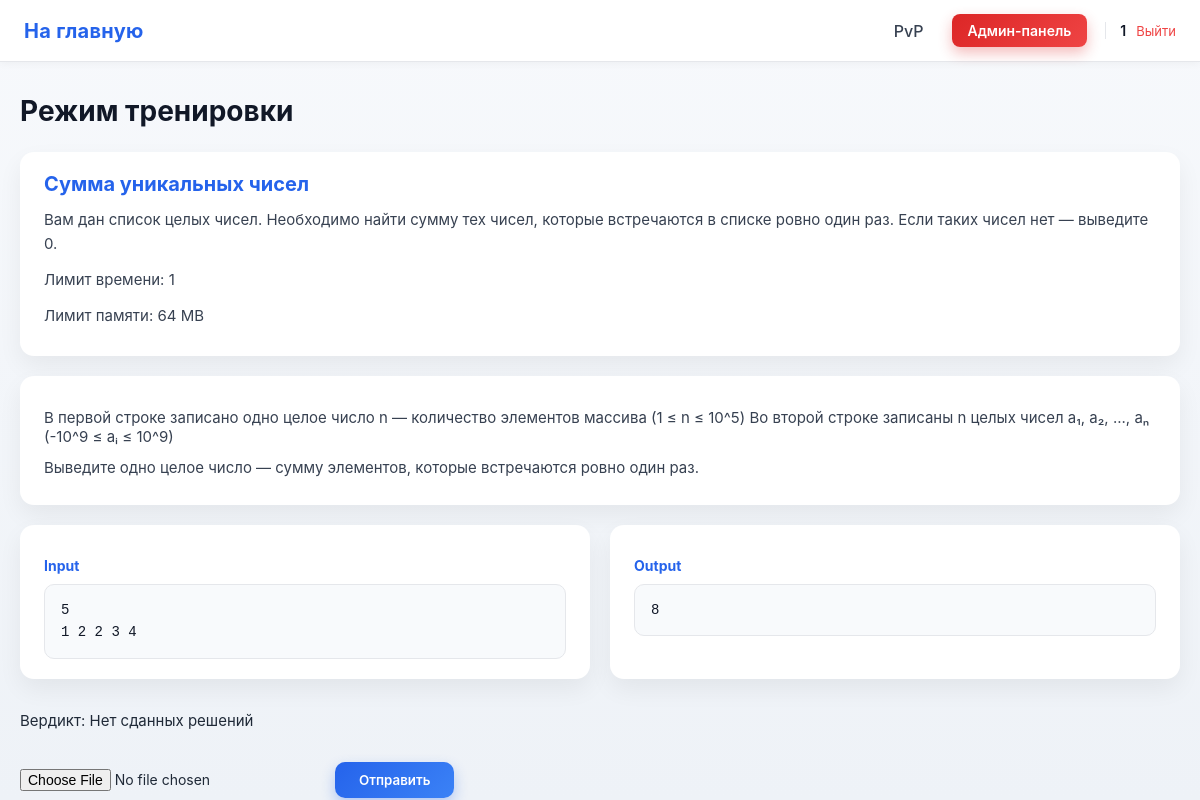
Screenshot of /task/1 (signed in) with the database file from the repository.
### data/users.py (models this page shows, shortened)
class User(SqlAlchemyBase, UserMixin):
    __tablename__ = 'users'
    id = sqlalchemy.Column(sqlalchemy.Integer,
                           primary_key=True, autoincrement=True)
    name = sqlalchemy.Column(sqlalchemy.String, nullable=True)
    email = sqlalchemy.Column(sqlalchemy.String,
                              index=True, unique=True, nullable=True)
    hashed_password = sqlalchemy.Column(sqlalchemy.String, nullable=True)
    elo_rating = sqlalchemy.Column(sqlalchemy.Float, default=1000)
    admin = sqlalchemy.Column(sqlalchemy.Boolean, default=0)
    ban = sqlalchemy.Column(sqlalchemy.Boolean, default=0)
    created_date = sqlalchemy.Column(sqlalchemy.DateTime,
                                     default=datetime.datetime.now)
    submissions = orm.relationship("Submissions", back_populates="user")

### data/tasks.py (models this page shows)
class Tasks(SqlAlchemyBase):
    __tablename__ = 'tasks'
    id = sqlalchemy.Column(sqlalchemy.Integer,
                           primary_key=True, autoincrement=True)
    title = sqlalchemy.Column(sqlalchemy.Text, nullable=True)
    statement = sqlalchemy.Column(sqlalchemy.Text, nullable=True)
    input_format = sqlalchemy.Column(sqlalchemy.Text, nullable=True)
    output_format = sqlalchemy.Column(sqlalchemy.Text, nullable=True)
    memory_limit = sqlalchemy.Column(sqlalchemy.Integer, nullable=True)
    time_limit = sqlalchemy.Column(sqlalchemy.Integer, nullable=True)
    difficulty = sqlalchemy.Column(sqlalchemy.Text, nullable=True)
    created_at = sqlalchemy.Column(sqlalchemy.DateTime,
                                     default=datetime.datetime.now)
    task_tests = orm.relationship("TaskTest", back_populates='tasks')
    submissions = orm.relationship("Submissions", back_populates="tasks")

### data/task_tests.py (models this page shows)
class TaskTest(SqlAlchemyBase):
    __tablename__ = 'task_tests'
    id = sqlalchemy.Column(sqlalchemy.Integer,
                           primary_key=True, autoincrement=True)
    task_id = sqlalchemy.Column(sqlalchemy.Integer,
                                sqlalchemy.ForeignKey("tasks.id"))
    input_data = sqlalchemy.Column(sqlalchemy.Text, nullable=True)
    output = sqlalchemy.Column(sqlalchemy.Text, nullable=True)
    tasks = orm.relationship("Tasks", back_populates='task_tests')

### main.py (the view, shortened to what this page needs)
@app.route('/task/<int:task_id>', methods=["GET", "POST"])
@login_required
@user_ban
def training(task_id):
    db_sess = db_session.create_session()
    task = db_sess.get(Tasks, task_id)
    task_test = db_sess.query(TaskTest).filter(TaskTest.task_id == task.id).all()
    submission = db_sess.query(Submissions).filter(Submissions.task_id == task.id).all()
    submission_id = len(submission) + 1
    last_submission = db_sess.query(Submissions).filter(Submissions.user_id == current_user.id, Submissions.task_id == task_id).all()
    if last_submission:
        result = last_submission[-1]
        verdict = result.verdict
        test_passed = result.total_tests
    else:
        verdict = "Нет сданных решений"
        test_passed = None
    return render_template('training.html', task=task, test=task_test[0], verdict=verdict, test_passed=test_passed)

### data/db_session.py (called while the page is built)
def create_session() -> Session:
    global __factory
    return __factory()

### main.py (called while the page is built)
@login_manager.user_loader
def load_user(user_id):
    db_sess = db_session.create_session()
    return db_sess.get(User, user_id)

def user_ban(func):
    @wraps(func)
    def wrapper(*args, **kwargs):
        if current_user.ban:
            abort(403)
        return func(*args, **kwargs)
    return wrapper

### templates/training.html (shortened to what this page needs)
{% extends "base.html" %}
{% block styles %}
<link rel="stylesheet" href="{{ url_for('static', filename='train.css') }}">
{% endblock %}
{% block content %}
<h1>Режим тренировки</h1>
<div class="condition">
    <h2>{{ task.title }}</h2>
    <p>{{ task.statement }}</p>
    <p>Лимит времени: {{ task.time_limit }}</p>
    <p>Лимит памяти: {{ task.memory_limit }}</p>
</div>
<div class="Input">
    <p>{{ task.input_format }}</p>
    <p>{{ task.output_format }}</p>
</div>
<div class="examples">
    <div class="example">
        <p><strong>Input</strong></p>
        <pre>{{ test.input_data }}</pre>
    </div>
    <div class="example">
        <p><strong>Output</strong></p>
        <pre>{{ test.output }}</pre>
    </div>
</div>
<p>Вердикт: {{ verdict }}</p>
<div class="task">
    <form class="send" method="post" enctype="multipart/form-data" id="uploadForm">
        <input type="file" accept=".py" name="file" id="pythonFile" required />
        <button type="submit" id="submitBtn">Отправить</button>
    </form>
</div>
{% endblock %}

### templates/base.html (shortened to what this page needs)
<!doctype html>
<html lang="ru">
<head>
    <link rel="stylesheet" href="{{ url_for('static', filename='base.css') }}">
    {% block styles %}{% endblock %}
</head>
<body>
<header class="site-header">
    <nav class="navbar">
        <div class="nav-left">
            <a class="logo" href="/">На главную</a>
        </div>
        <div class="nav-right">
            {% if current_user.is_authenticated %}
                <a class="nav-link" href="/pvp">PvP</a>
                {% if current_user.admin %}
                    <a class="btn btn-admin" href="/admin">Админ-панель</a>
                {% endif %}
                <div class="user-menu">
                    <span class="username">{{ current_user.name }}</span>
                    <a class="logout" href="/logout">Выйти</a>
                </div>
            {% else %}
                <a class="btn btn-outline" href="/login">Войти</a>
                <a class="btn btn-primary" href="/register">Регистрация</a>
            {% endif %}
        </div>
    </nav>
</header>
<main class="page-content">
    {% block content %}{% endblock %}
</main>
</body>
</html>

### static/base.css (style rules this page uses)
* { box-sizing: border-box; margin: 0; padding: 0; font-family: "Inter", "Segoe UI", Arial, sans-serif; }
body { background: linear-gradient(180deg, #f7f9fc, #eef2f7); color: #1f2937; min-height: 100vh; }
.site-header { background: #ffffff; border-bottom: 1px solid #e5e7eb; box-shadow: 0 2px 8px rgba(0, 0, 0, 0.04); }
.navbar { max-width: 1200px; margin: 0 auto; padding: 14px 24px; display: flex; align-items: center; justify-content: space-between; }
.logo { font-size: 20px; font-weight: 700; text-decoration: none; color: #2563eb; letter-spacing: 0.3px; }
.nav-left, .nav-right { display: flex; align-items: center; gap: 18px; }
.nav-link { text-decoration: none; color: #374151; font-weight: 500; padding: 6px 10px; border-radius: 6px; transition: background 0.2s, color 0.2s; }
.btn-admin { background: linear-gradient(135deg, #dc2626, #ef4444); color: #ffffff; box-shadow: 0 6px 14px rgba(220, 38, 38, 0.3); }
.user-menu { display: flex; align-items: center; gap: 10px; padding-left: 14px; border-left: 1px solid #e5e7eb; }
.username { font-size: 14px; font-weight: 600; color: #111827; }
.logout { text-decoration: none; font-size: 13px; color: #ef4444; }
.btn { text-decoration: none; font-size: 14px; padding: 8px 16px; border-radius: 8px; font-weight: 600; transition: transform 0.15s, box-shadow 0.15s, background 0.15s; }
.page-content { max-width: 1200px; margin: 32px auto; padding: 0 20px; }

### static/train.css (style rules this page uses)
h1 { margin-bottom: 24px; font-size: 28px; font-weight: 700; color: #111827; }
.condition, .Input, .example { background: #ffffff; border-radius: 14px; padding: 20px 24px; margin-bottom: 20px; box-shadow: 0 10px 24px rgba(0, 0, 0, 0.06); }
.condition h2 { margin-bottom: 12px; font-size: 20px; color: #2563eb; }
.condition p { margin-bottom: 8px; line-height: 1.6; color: #374151; }
.Input p { margin-bottom: 8px; font-size: 15px; color: #374151; }
.examples { display: grid; grid-template-columns: 1fr 1fr; gap: 20px; }
.example p { margin-bottom: 10px; font-size: 14px; font-weight: 600; color: #2563eb; }
.example pre { margin: 0; padding: 14px 16px; background: #f8fafc; border-radius: 10px; border: 1px solid #e5e7eb; white-space: pre-wrap; word-break: break-word; font-family: "JetBrains Mono", Consolas, monospace; font-size: 14px; line-height: 1.6; color: #111827; }
p { font-size: 15px; margin-top: 12px; }
.task { margin-top: 32px; }
.send { display: flex; align-items: center; gap: 14px; }
.send input[type="file"] { font-size: 14px; }
.send button { padding: 10px 24px; border: none; border-radius: 10px; background: linear-gradient(135deg, #2563eb, #3b82f6); color: #ffffff; font-weight: 600; cursor: pointer; box-shadow: 0 6px 14px rgba(37, 99, 235, 0.3); transition: transform 0.15s, box-shadow 0.15s; }

### rows the page displays
User: name "1"
Tasks: title "Сумма уникальных чисел", statement "Вам дан список целых чисел. Необходимо найти сумму тех чисел, которые встречаются в списке ровно один раз. Если таких чисел нет — выведите 0.", time_limit "1", memory_limit "64 MB", input_format "В первой строке записано одно целое число n — количество элементов массива (1 ≤ n ≤ 10^5) Во второй строке записаны n целых чисел a₁, a₂, ..., aₙ (-10^9 ≤ aᵢ ≤ 10^9)", output_format "Выведите одно целое число — сумму элементов, которые встречаются ровно один раз."
TaskTest: input_data "5 1 2 2 3 4", output "8"

### other values shown
{{ verdict }} "Нет сданных решений"
